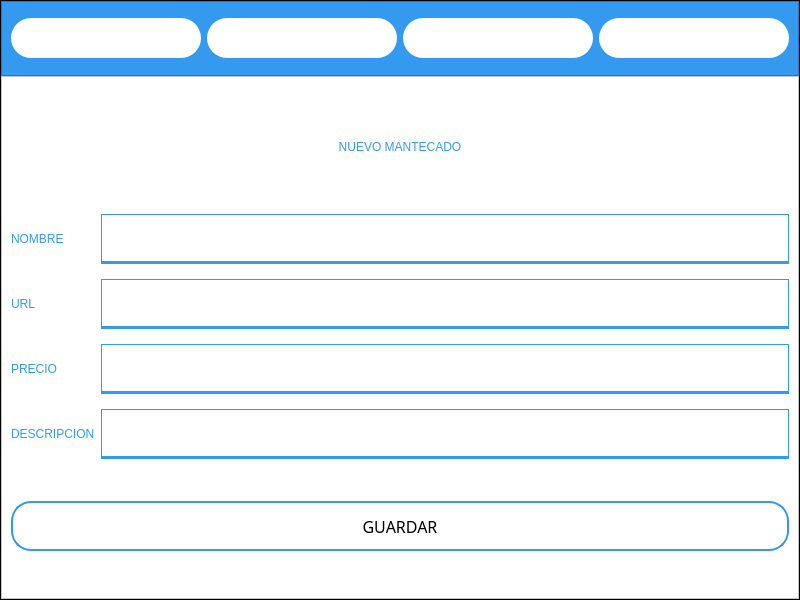
<?xml version="1.0" encoding="UTF-8"?>
<ui version="4.0">
 <class>MainWindow</class>
 <widget class="QMainWindow" name="MainWindow">
  <property name="geometry">
   <rect>
    <x>0</x>
    <y>0</y>
    <width>800</width>
    <height>600</height>
   </rect>
  </property>
  <property name="windowTitle">
   <string>MainWindow</string>
  </property>
  <widget class="QWidget" name="centralwidget">
   <layout class="QVBoxLayout" name="verticalLayout_6" stretch="0">
    <property name="leftMargin">
     <number>0</number>
    </property>
    <property name="topMargin">
     <number>0</number>
    </property>
    <property name="rightMargin">
     <number>0</number>
    </property>
    <property name="bottomMargin">
     <number>0</number>
    </property>
    <item>
     <widget class="QFrame" name="frame">
      <property name="styleSheet">
       <string notr="true">background-color: rgb(0, 0, 0);</string>
      </property>
      <property name="frameShape">
       <enum>QFrame::StyledPanel</enum>
      </property>
      <property name="frameShadow">
       <enum>QFrame::Raised</enum>
      </property>
      <layout class="QVBoxLayout" name="verticalLayout_2" stretch="1,7">
       <property name="spacing">
        <number>0</number>
       </property>
       <property name="leftMargin">
        <number>0</number>
       </property>
       <property name="topMargin">
        <number>0</number>
       </property>
       <property name="rightMargin">
        <number>0</number>
       </property>
       <property name="bottomMargin">
        <number>0</number>
       </property>
       <item>
        <widget class="QFrame" name="menu_superior">
         <property name="styleSheet">
          <string notr="true">QFrame{
	background-color: #339AF0;
}


QPushButton{
	background-color:rgb(255,255,255);
	border-radius:20px;
}

QPushButton:hover{
	background-color:#DC5A5A;
	border-radius:20px;
}

</string>
         </property>
         <property name="frameShape">
          <enum>QFrame::StyledPanel</enum>
         </property>
         <property name="frameShadow">
          <enum>QFrame::Raised</enum>
         </property>
         <layout class="QHBoxLayout" name="horizontalLayout">
          <item>
           <widget class="QPushButton" name="Buscar">
            <property name="minimumSize">
             <size>
              <width>40</width>
              <height>40</height>
             </size>
            </property>
            <property name="text">
             <string/>
            </property>
            <property name="icon">
             <iconset>
              <normaloff>icons8-búsqueda-50.png</normaloff>icons8-búsqueda-50.png</iconset>
            </property>
           </widget>
          </item>
          <item>
           <widget class="QPushButton" name="Crear">
            <property name="minimumSize">
             <size>
              <width>40</width>
              <height>40</height>
             </size>
            </property>
            <property name="text">
             <string/>
            </property>
            <property name="icon">
             <iconset>
              <normaloff>icons8-más-50.png</normaloff>icons8-más-50.png</iconset>
            </property>
           </widget>
          </item>
          <item>
           <widget class="QPushButton" name="Editar">
            <property name="minimumSize">
             <size>
              <width>40</width>
              <height>40</height>
             </size>
            </property>
            <property name="text">
             <string/>
            </property>
            <property name="icon">
             <iconset>
              <normaloff>icons8-editar-50.png</normaloff>icons8-editar-50.png</iconset>
            </property>
           </widget>
          </item>
          <item>
           <widget class="QPushButton" name="Eliminar">
            <property name="minimumSize">
             <size>
              <width>40</width>
              <height>40</height>
             </size>
            </property>
            <property name="text">
             <string/>
            </property>
            <property name="icon">
             <iconset>
              <normaloff>icons8-residuos-50.png</normaloff>icons8-residuos-50.png</iconset>
            </property>
           </widget>
          </item>
         </layout>
        </widget>
       </item>
       <item>
        <widget class="QFrame" name="menu_inferior">
         <property name="styleSheet">
          <string notr="true">background-color: rgb(255, 255, 255);</string>
         </property>
         <property name="frameShape">
          <enum>QFrame::StyledPanel</enum>
         </property>
         <property name="frameShadow">
          <enum>QFrame::Raised</enum>
         </property>
         <layout class="QVBoxLayout" name="verticalLayout">
          <property name="spacing">
           <number>0</number>
          </property>
          <property name="leftMargin">
           <number>0</number>
          </property>
          <property name="topMargin">
           <number>0</number>
          </property>
          <property name="rightMargin">
           <number>0</number>
          </property>
          <property name="bottomMargin">
           <number>0</number>
          </property>
          <item>
           <widget class="QStackedWidget" name="stackedWidget">
            <property name="styleSheet">
             <string notr="true">QFrame{
	background-color: rgb(255,255,255);
}


QPushButton{
	background-color:rgb(255,255,255);
	border-radius:20px;
	border: 2px solid #339AF0;
}

QLabel{
	font: 87 20pt &quot;Segoe UI Black&quot;;
	color:#339AF0;
	border-radius:20px;
}

QPushButton:hover{
	background-color:#DC5A5A;
	border-radius:20px;
}


QTableWidget{
	background-color:rgb(255,255,255);
	color: rgb(0,0,0);
	font: 87 12pt ;
}

QHeaderView::section{
	backgrounnd-color: #DC5A5A;
	color: #DC5A5A;
	font:  87 12pt &quot;Segoe UI Black&quot;;
}

QLineEdit{
	border:1px solid  #339AF0; ;
    border-bottom:3px solid  #339AF0; ;
	color: #DC5A5A;
	font:  87 12pt &quot;Segoe Script&quot;;
}


</string>
            </property>
            <property name="currentIndex">
             <number>1</number>
            </property>
            <widget class="QWidget" name="Busqueda">
             <property name="styleSheet">
              <string notr="true">background-color: rgb(255, 255, 255);</string>
             </property>
             <layout class="QVBoxLayout" name="verticalLayout_3">
              <property name="spacing">
               <number>10</number>
              </property>
              <property name="leftMargin">
               <number>0</number>
              </property>
              <property name="topMargin">
               <number>0</number>
              </property>
              <property name="rightMargin">
               <number>0</number>
              </property>
              <property name="bottomMargin">
               <number>0</number>
              </property>
              <item>
               <widget class="QLabel" name="label">
                <property name="text">
                 <string>MANTECADOS</string>
                </property>
                <property name="alignment">
                 <set>Qt::AlignCenter</set>
                </property>
               </widget>
              </item>
              <item>
               <widget class="QTableWidget" name="tableWidget">
                <property name="sortingEnabled">
                 <bool>true</bool>
                </property>
                <attribute name="horizontalHeaderCascadingSectionResizes">
                 <bool>true</bool>
                </attribute>
                <attribute name="verticalHeaderCascadingSectionResizes">
                 <bool>true</bool>
                </attribute>
                <column>
                 <property name="text">
                  <string>ID</string>
                 </property>
                </column>
                <column>
                 <property name="text">
                  <string>NOMBRE</string>
                 </property>
                </column>
                <column>
                 <property name="text">
                  <string>URL</string>
                 </property>
                </column>
                <column>
                 <property name="text">
                  <string>PRECIO</string>
                 </property>
                </column>
                <column>
                 <property name="text">
                  <string>DESCRIPCION</string>
                 </property>
                </column>
               </widget>
              </item>
             </layout>
            </widget>
            <widget class="QWidget" name="Creacion">
             <layout class="QVBoxLayout" name="verticalLayout_7">
              <item>
               <widget class="QLabel" name="titulo_2">
                <property name="maximumSize">
                 <size>
                  <width>16777215</width>
                  <height>50</height>
                 </size>
                </property>
                <property name="text">
                 <string>NUEVO MANTECADO</string>
                </property>
                <property name="alignment">
                 <set>Qt::AlignCenter</set>
                </property>
               </widget>
              </item>
              <item>
               <layout class="QHBoxLayout" name="horizontalLayout_3">
                <item>
                 <layout class="QVBoxLayout" name="verticalLayout_4">
                  <property name="spacing">
                   <number>15</number>
                  </property>
                  <item>
                   <widget class="QLabel" name="label_nombre">
                    <property name="text">
                     <string>NOMBRE</string>
                    </property>
                   </widget>
                  </item>
                  <item>
                   <widget class="QLabel" name="label_2">
                    <property name="text">
                     <string>URL</string>
                    </property>
                   </widget>
                  </item>
                  <item>
                   <widget class="QLabel" name="label_3">
                    <property name="text">
                     <string>PRECIO</string>
                    </property>
                   </widget>
                  </item>
                  <item>
                   <widget class="QLabel" name="label_4">
                    <property name="text">
                     <string>DESCRIPCION</string>
                    </property>
                   </widget>
                  </item>
                 </layout>
                </item>
                <item>
                 <layout class="QVBoxLayout" name="verticalLayout_5">
                  <property name="spacing">
                   <number>15</number>
                  </property>
                  <item>
                   <widget class="QLineEdit" name="nombre">
                    <property name="minimumSize">
                     <size>
                      <width>0</width>
                      <height>50</height>
                     </size>
                    </property>
                   </widget>
                  </item>
                  <item>
                   <widget class="QLineEdit" name="url">
                    <property name="minimumSize">
                     <size>
                      <width>0</width>
                      <height>50</height>
                     </size>
                    </property>
                   </widget>
                  </item>
                  <item>
                   <widget class="QLineEdit" name="precio">
                    <property name="minimumSize">
                     <size>
                      <width>0</width>
                      <height>50</height>
                     </size>
                    </property>
                   </widget>
                  </item>
                  <item>
                   <widget class="QLineEdit" name="descripcion">
                    <property name="minimumSize">
                     <size>
                      <width>0</width>
                      <height>50</height>
                     </size>
                    </property>
                   </widget>
                  </item>
                 </layout>
                </item>
               </layout>
              </item>
              <item>
               <widget class="QPushButton" name="guardar">
                <property name="minimumSize">
                 <size>
                  <width>200</width>
                  <height>50</height>
                 </size>
                </property>
                <property name="font">
                 <font>
                  <family>Sitka Display Semibold</family>
                  <pointsize>12</pointsize>
                 </font>
                </property>
                <property name="text">
                 <string>GUARDAR</string>
                </property>
               </widget>
              </item>
             </layout>
            </widget>
            <widget class="QWidget" name="Edicion"/>
            <widget class="QWidget" name="Eliminacion"/>
            <widget class="QWidget" name="page_5"/>
           </widget>
          </item>
         </layout>
        </widget>
       </item>
      </layout>
     </widget>
    </item>
   </layout>
  </widget>
 </widget>
 <resources/>
 <connections/>
</ui>
